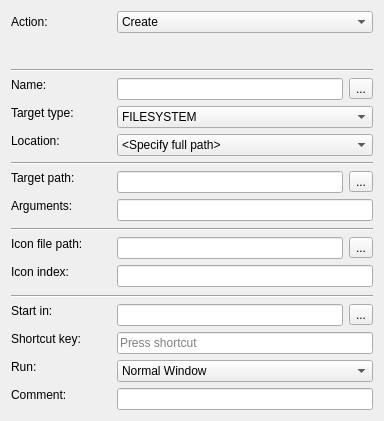
<?xml version="1.0" encoding="UTF-8"?>
<ui version="4.0">
 <class>ShortcutsWidget</class>
 <widget class="QWidget" name="ShortcutsWidget">
  <property name="geometry">
   <rect>
    <x>0</x>
    <y>0</y>
    <width>384</width>
    <height>421</height>
   </rect>
  </property>
  <property name="windowTitle">
   <string>Form</string>
  </property>
  <layout class="QGridLayout" name="gridLayout">
   <item row="0" column="0">
    <layout class="QFormLayout" name="actionLayout">
     <item row="0" column="0">
      <widget class="QLabel" name="actionLabel">
       <property name="sizePolicy">
        <sizepolicy hsizetype="MinimumExpanding" vsizetype="Preferred">
         <horstretch>0</horstretch>
         <verstretch>0</verstretch>
        </sizepolicy>
       </property>
       <property name="minimumSize">
        <size>
         <width>100</width>
         <height>0</height>
        </size>
       </property>
       <property name="text">
        <string>Action:</string>
       </property>
       <property name="buddy">
        <cstring>actionComboBox</cstring>
       </property>
      </widget>
     </item>
     <item row="0" column="1">
      <widget class="QComboBox" name="actionComboBox">
       <property name="currentText">
        <string>Create</string>
       </property>
       <item>
        <property name="text">
         <string>Create</string>
        </property>
       </item>
       <item>
        <property name="text">
         <string>Replace</string>
        </property>
       </item>
       <item>
        <property name="text">
         <string>Update</string>
        </property>
       </item>
       <item>
        <property name="text">
         <string>Delete</string>
        </property>
       </item>
      </widget>
     </item>
    </layout>
   </item>
   <item row="1" column="0">
    <widget class="Line" name="line">
     <property name="font">
      <font>
       <pointsize>9</pointsize>
      </font>
     </property>
     <property name="orientation">
      <enum>Qt::Horizontal</enum>
     </property>
    </widget>
   </item>
   <item row="2" column="0">
    <layout class="QFormLayout" name="mainLayout">
     <item row="0" column="1">
      <layout class="QHBoxLayout" name="nameLayout">
       <item>
        <widget class="QLineEdit" name="nameLineEdit">
         <property name="text">
          <string/>
         </property>
        </widget>
       </item>
       <item>
        <widget class="QToolButton" name="nameToolButton">
         <property name="text">
          <string>...</string>
         </property>
        </widget>
       </item>
      </layout>
     </item>
     <item row="1" column="0">
      <widget class="QLabel" name="targetTypeLabel">
       <property name="sizePolicy">
        <sizepolicy hsizetype="MinimumExpanding" vsizetype="Fixed">
         <horstretch>0</horstretch>
         <verstretch>0</verstretch>
        </sizepolicy>
       </property>
       <property name="minimumSize">
        <size>
         <width>100</width>
         <height>0</height>
        </size>
       </property>
       <property name="text">
        <string>Target type:</string>
       </property>
      </widget>
     </item>
     <item row="1" column="1">
      <widget class="QComboBox" name="targetTypeComboBox">
       <item>
        <property name="text">
         <string>FILESYSTEM</string>
        </property>
       </item>
       <item>
        <property name="text">
         <string>URL</string>
        </property>
       </item>
       <item>
        <property name="text">
         <string>SHELL</string>
        </property>
       </item>
      </widget>
     </item>
     <item row="2" column="0">
      <widget class="QLabel" name="locationLabel">
       <property name="sizePolicy">
        <sizepolicy hsizetype="MinimumExpanding" vsizetype="Fixed">
         <horstretch>0</horstretch>
         <verstretch>0</verstretch>
        </sizepolicy>
       </property>
       <property name="minimumSize">
        <size>
         <width>100</width>
         <height>0</height>
        </size>
       </property>
       <property name="text">
        <string>Location:</string>
       </property>
      </widget>
     </item>
     <item row="2" column="1">
      <widget class="QComboBox" name="locationComboBox">
       <item>
        <property name="text">
         <string>&lt;Specify full path&gt;</string>
        </property>
       </item>
       <item>
        <property name="text">
         <string>Desktop</string>
        </property>
       </item>
       <item>
        <property name="text">
         <string>Start Menu</string>
        </property>
       </item>
       <item>
        <property name="text">
         <string>Programs</string>
        </property>
       </item>
       <item>
        <property name="text">
         <string>StartUp</string>
        </property>
       </item>
       <item>
        <property name="text">
         <string>Explorer Favorites</string>
        </property>
       </item>
       <item>
        <property name="text">
         <string>Explorer Links</string>
        </property>
       </item>
       <item>
        <property name="text">
         <string>Send To</string>
        </property>
       </item>
       <item>
        <property name="text">
         <string>Recent</string>
        </property>
       </item>
       <item>
        <property name="text">
         <string>Quick Launch ToolBar</string>
        </property>
       </item>
       <item>
        <property name="text">
         <string>My Network Places</string>
        </property>
       </item>
       <item>
        <property name="text">
         <string>All Users Desktop</string>
        </property>
       </item>
       <item>
        <property name="text">
         <string>All Users Start Menu</string>
        </property>
       </item>
       <item>
        <property name="text">
         <string>All Users Programs</string>
        </property>
       </item>
       <item>
        <property name="text">
         <string>All Users StartUp</string>
        </property>
       </item>
       <item>
        <property name="text">
         <string>All Users Explorer Favorites</string>
        </property>
       </item>
      </widget>
     </item>
     <item row="0" column="0">
      <widget class="QLabel" name="nameLabel">
       <property name="sizePolicy">
        <sizepolicy hsizetype="MinimumExpanding" vsizetype="Fixed">
         <horstretch>0</horstretch>
         <verstretch>0</verstretch>
        </sizepolicy>
       </property>
       <property name="minimumSize">
        <size>
         <width>100</width>
         <height>0</height>
        </size>
       </property>
       <property name="text">
        <string>Name:</string>
       </property>
      </widget>
     </item>
    </layout>
   </item>
   <item row="3" column="0">
    <widget class="Line" name="line_2">
     <property name="font">
      <font>
       <pointsize>9</pointsize>
      </font>
     </property>
     <property name="orientation">
      <enum>Qt::Horizontal</enum>
     </property>
    </widget>
   </item>
   <item row="4" column="0">
    <layout class="QFormLayout" name="pathLayout">
     <item row="0" column="0">
      <widget class="QLabel" name="targetPathLabel">
       <property name="sizePolicy">
        <sizepolicy hsizetype="MinimumExpanding" vsizetype="Fixed">
         <horstretch>0</horstretch>
         <verstretch>0</verstretch>
        </sizepolicy>
       </property>
       <property name="minimumSize">
        <size>
         <width>100</width>
         <height>0</height>
        </size>
       </property>
       <property name="text">
        <string>Target path:</string>
       </property>
      </widget>
     </item>
     <item row="0" column="1">
      <layout class="QHBoxLayout" name="targetPathLayout">
       <item>
        <widget class="QLineEdit" name="targetPathLineEdit">
         <property name="text">
          <string/>
         </property>
        </widget>
       </item>
       <item>
        <widget class="QToolButton" name="targetPathToolButton">
         <property name="text">
          <string>...</string>
         </property>
        </widget>
       </item>
      </layout>
     </item>
     <item row="1" column="0">
      <widget class="QLabel" name="argumentsLabel">
       <property name="sizePolicy">
        <sizepolicy hsizetype="MinimumExpanding" vsizetype="Fixed">
         <horstretch>0</horstretch>
         <verstretch>0</verstretch>
        </sizepolicy>
       </property>
       <property name="minimumSize">
        <size>
         <width>100</width>
         <height>0</height>
        </size>
       </property>
       <property name="text">
        <string>Arguments:</string>
       </property>
      </widget>
     </item>
     <item row="1" column="1">
      <widget class="QLineEdit" name="argumentsLineEdit">
       <property name="text">
        <string/>
       </property>
      </widget>
     </item>
    </layout>
   </item>
   <item row="5" column="0">
    <widget class="Line" name="line_3">
     <property name="font">
      <font>
       <pointsize>9</pointsize>
      </font>
     </property>
     <property name="orientation">
      <enum>Qt::Horizontal</enum>
     </property>
    </widget>
   </item>
   <item row="6" column="0">
    <layout class="QFormLayout" name="iconLayout">
     <item row="0" column="0">
      <widget class="QLabel" name="iconFilePathLabel">
       <property name="sizePolicy">
        <sizepolicy hsizetype="MinimumExpanding" vsizetype="Fixed">
         <horstretch>0</horstretch>
         <verstretch>0</verstretch>
        </sizepolicy>
       </property>
       <property name="minimumSize">
        <size>
         <width>100</width>
         <height>0</height>
        </size>
       </property>
       <property name="text">
        <string>Icon file path:</string>
       </property>
      </widget>
     </item>
     <item row="0" column="1">
      <layout class="QHBoxLayout" name="iconFilePathLayout">
       <item>
        <widget class="QLineEdit" name="iconFilePathLineEdit">
         <property name="text">
          <string/>
         </property>
        </widget>
       </item>
       <item>
        <widget class="QToolButton" name="iconFilePathToolButton">
         <property name="text">
          <string>...</string>
         </property>
        </widget>
       </item>
      </layout>
     </item>
     <item row="1" column="0">
      <widget class="QLabel" name="iconIndex">
       <property name="sizePolicy">
        <sizepolicy hsizetype="MinimumExpanding" vsizetype="Fixed">
         <horstretch>0</horstretch>
         <verstretch>0</verstretch>
        </sizepolicy>
       </property>
       <property name="minimumSize">
        <size>
         <width>100</width>
         <height>0</height>
        </size>
       </property>
       <property name="text">
        <string>Icon index:</string>
       </property>
      </widget>
     </item>
     <item row="1" column="1">
      <widget class="QLineEdit" name="iconIndexLineEdit">
       <property name="text">
        <string/>
       </property>
      </widget>
     </item>
    </layout>
   </item>
   <item row="7" column="0">
    <widget class="Line" name="line_4">
     <property name="font">
      <font>
       <pointsize>9</pointsize>
      </font>
     </property>
     <property name="orientation">
      <enum>Qt::Horizontal</enum>
     </property>
    </widget>
   </item>
   <item row="8" column="0">
    <layout class="QFormLayout" name="propertiesLayout">
     <item row="0" column="0">
      <widget class="QLabel" name="startInLabel">
       <property name="sizePolicy">
        <sizepolicy hsizetype="MinimumExpanding" vsizetype="Fixed">
         <horstretch>0</horstretch>
         <verstretch>0</verstretch>
        </sizepolicy>
       </property>
       <property name="minimumSize">
        <size>
         <width>100</width>
         <height>0</height>
        </size>
       </property>
       <property name="text">
        <string>Start in:</string>
       </property>
      </widget>
     </item>
     <item row="0" column="1">
      <layout class="QHBoxLayout" name="startInLayout">
       <item>
        <widget class="QLineEdit" name="startInLineEdit">
         <property name="text">
          <string/>
         </property>
        </widget>
       </item>
       <item>
        <widget class="QToolButton" name="startInToolButton">
         <property name="text">
          <string>...</string>
         </property>
        </widget>
       </item>
      </layout>
     </item>
     <item row="1" column="0">
      <widget class="QLabel" name="shortcutKeyLabel">
       <property name="sizePolicy">
        <sizepolicy hsizetype="MinimumExpanding" vsizetype="Fixed">
         <horstretch>0</horstretch>
         <verstretch>0</verstretch>
        </sizepolicy>
       </property>
       <property name="minimumSize">
        <size>
         <width>100</width>
         <height>0</height>
        </size>
       </property>
       <property name="text">
        <string>Shortcut key:</string>
       </property>
      </widget>
     </item>
     <item row="2" column="0">
      <widget class="QLabel" name="runLabel">
       <property name="sizePolicy">
        <sizepolicy hsizetype="MinimumExpanding" vsizetype="Fixed">
         <horstretch>0</horstretch>
         <verstretch>0</verstretch>
        </sizepolicy>
       </property>
       <property name="minimumSize">
        <size>
         <width>100</width>
         <height>0</height>
        </size>
       </property>
       <property name="text">
        <string>Run:</string>
       </property>
      </widget>
     </item>
     <item row="2" column="1">
      <widget class="QComboBox" name="runComboBox">
       <item>
        <property name="text">
         <string>Normal Window</string>
        </property>
       </item>
       <item>
        <property name="text">
         <string>Minimized</string>
        </property>
       </item>
       <item>
        <property name="text">
         <string>Maximized</string>
        </property>
       </item>
      </widget>
     </item>
     <item row="3" column="0">
      <widget class="QLabel" name="commentLabel">
       <property name="sizePolicy">
        <sizepolicy hsizetype="MinimumExpanding" vsizetype="Fixed">
         <horstretch>0</horstretch>
         <verstretch>0</verstretch>
        </sizepolicy>
       </property>
       <property name="minimumSize">
        <size>
         <width>100</width>
         <height>0</height>
        </size>
       </property>
       <property name="text">
        <string>Comment:</string>
       </property>
      </widget>
     </item>
     <item row="3" column="1">
      <widget class="QLineEdit" name="commentLineEdit">
       <property name="text">
        <string/>
       </property>
      </widget>
     </item>
     <item row="1" column="1">
      <widget class="QKeySequenceEdit" name="shortkutKeySequenceEdit"/>
     </item>
    </layout>
   </item>
  </layout>
 </widget>
 <resources/>
 <connections/>
</ui>
